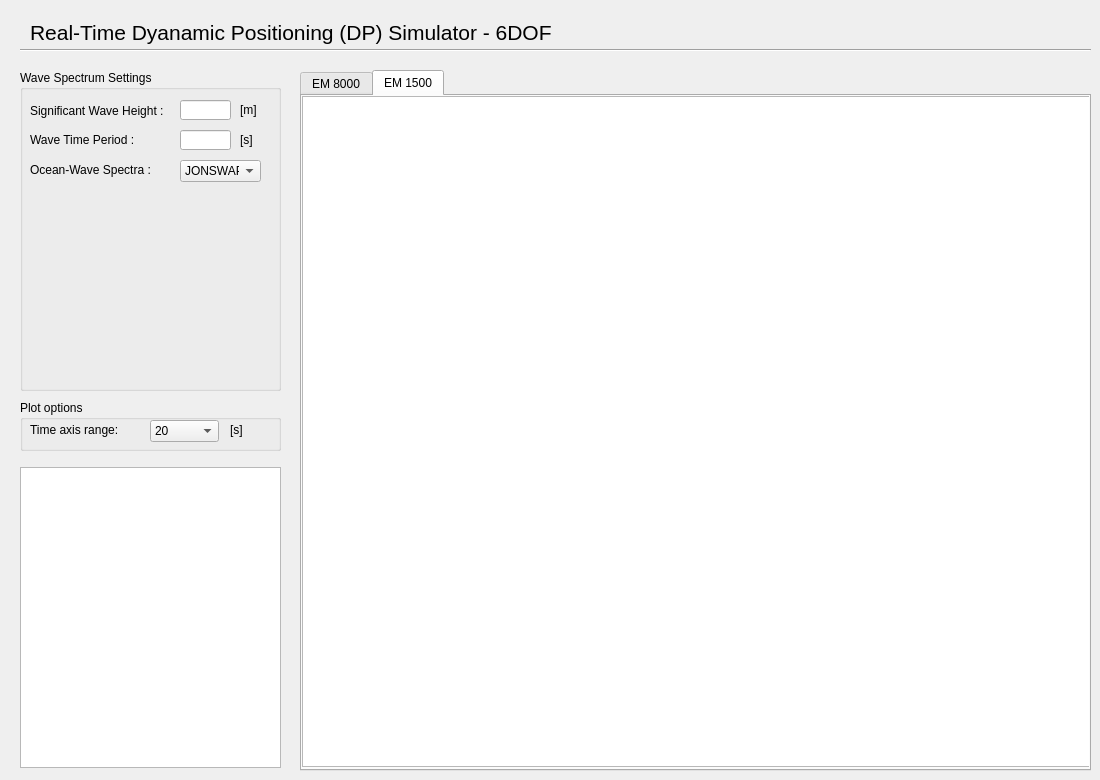
      <widget class="QWidget" name="tab_5">
       <attribute name="title">
        <string>DP Simulator</string>
       </attribute>
       <widget class="Line" name="line_6">
        <property name="geometry">
         <rect>
          <x>20</x>
          <y>40</y>
          <width>1071</width>
          <height>21</height>
         </rect>
        </property>
        <property name="orientation">
         <enum>Qt::Horizontal</enum>
        </property>
       </widget>
       <widget class="QLabel" name="label_58">
        <property name="geometry">
         <rect>
          <x>30</x>
          <y>20</y>
          <width>681</width>
          <height>25</height>
         </rect>
        </property>
        <property name="font">
         <font>
          <pointsize>16</pointsize>
          <weight>50</weight>
          <bold>false</bold>
         </font>
        </property>
        <property name="text">
         <string>Real-Time Dyanamic Positioning (DP) Simulator - 6DOF</string>
        </property>
       </widget>
       <widget class="QTabWidget" name="tab_6">
        <property name="geometry">
         <rect>
          <x>300</x>
          <y>70</y>
          <width>791</width>
          <height>701</height>
         </rect>
        </property>
        <property name="currentIndex">
         <number>1</number>
        </property>
        <widget class="QWidget" name="widget_2">
         <attribute name="title">
          <string>EM 8000</string>
         </attribute>
         <widget class="GraphicsLayoutWidget" name="DP1_SimStates">
          <property name="geometry">
           <rect>
            <x>0</x>
            <y>0</y>
            <width>791</width>
            <height>671</height>
           </rect>
          </property>
         </widget>
        </widget>
        <widget class="QWidget" name="tab_7">
         <attribute name="title">
          <string>EM 1500</string>
         </attribute>
         <widget class="GraphicsLayoutWidget" name="DP2_SimStates">
          <property name="geometry">
           <rect>
            <x>0</x>
            <y>0</y>
            <width>791</width>
            <height>671</height>
           </rect>
          </property>
         </widget>
        </widget>
       </widget>
       <widget class="QGroupBox" name="groupBox_23">
        <property name="geometry">
         <rect>
          <x>20</x>
          <y>70</y>
          <width>261</width>
          <height>321</height>
         </rect>
        </property>
        <property name="title">
         <string>Wave Spectrum Settings</string>
        </property>
        <widget class="QLabel" name="label_149">
         <property name="geometry">
          <rect>
           <x>220</x>
           <y>60</y>
           <width>31</width>
           <height>20</height>
          </rect>
         </property>
         <property name="text">
          <string>[s]</string>
         </property>
         <property name="alignment">
          <set>Qt::AlignLeading|Qt::AlignLeft|Qt::AlignVCenter</set>
         </property>
        </widget>
        <widget class="QLabel" name="label_151">
         <property name="geometry">
          <rect>
           <x>220</x>
           <y>30</y>
           <width>31</width>
           <height>20</height>
          </rect>
         </property>
         <property name="text">
          <string>[m]</string>
         </property>
         <property name="alignment">
          <set>Qt::AlignLeading|Qt::AlignLeft|Qt::AlignVCenter</set>
         </property>
        </widget>
        <widget class="QLabel" name="label_152">
         <property name="geometry">
          <rect>
           <x>10</x>
           <y>31</y>
           <width>151</width>
           <height>20</height>
          </rect>
         </property>
         <property name="text">
          <string>Significant Wave Height :</string>
         </property>
         <property name="alignment">
          <set>Qt::AlignLeading|Qt::AlignLeft|Qt::AlignVCenter</set>
         </property>
        </widget>
        <widget class="QLabel" name="label_159">
         <property name="geometry">
          <rect>
           <x>10</x>
           <y>60</y>
           <width>151</width>
           <height>20</height>
          </rect>
         </property>
         <property name="text">
          <string>Wave Time Period :</string>
         </property>
         <property name="alignment">
          <set>Qt::AlignLeading|Qt::AlignLeft|Qt::AlignVCenter</set>
         </property>
        </widget>
        <widget class="QLabel" name="label_160">
         <property name="geometry">
          <rect>
           <x>10</x>
           <y>90</y>
           <width>141</width>
           <height>20</height>
          </rect>
         </property>
         <property name="text">
          <string>Ocean-Wave Spectra :</string>
         </property>
         <property name="alignment">
          <set>Qt::AlignLeading|Qt::AlignLeft|Qt::AlignVCenter</set>
         </property>
        </widget>
        <widget class="QComboBox" name="EM8000_wave_spectra">
         <property name="geometry">
          <rect>
           <x>160</x>
           <y>90</y>
           <width>81</width>
           <height>22</height>
          </rect>
         </property>
         <property name="currentText">
          <string>JONSWAP</string>
         </property>
         <property name="currentIndex">
          <number>0</number>
         </property>
         <item>
          <property name="text">
           <string>JONSWAP</string>
          </property>
         </item>
         <item>
          <property name="text">
           <string>PMS</string>
          </property>
         </item>
        </widget>
        <widget class="QLineEdit" name="EM8000_wave_height">
         <property name="geometry">
          <rect>
           <x>160</x>
           <y>30</y>
           <width>51</width>
           <height>20</height>
          </rect>
         </property>
         <property name="clearButtonEnabled">
          <bool>false</bool>
         </property>
        </widget>
        <widget class="QLineEdit" name="EM8000_wave_period">
         <property name="geometry">
          <rect>
           <x>160</x>
           <y>60</y>
           <width>51</width>
           <height>20</height>
          </rect>
         </property>
         <property name="clearButtonEnabled">
          <bool>false</bool>
         </property>
        </widget>
       </widget>
       <widget class="QGroupBox" name="groupBox_15">
        <property name="geometry">
         <rect>
          <x>20</x>
          <y>400</y>
          <width>261</width>
          <height>51</height>
         </rect>
        </property>
        <property name="title">
         <string>Plot options</string>
        </property>
        <widget class="QLabel" name="label_109">
         <property name="geometry">
          <rect>
           <x>10</x>
           <y>20</y>
           <width>101</width>
           <height>20</height>
          </rect>
         </property>
         <property name="text">
          <string>Time axis range:</string>
         </property>
         <property name="alignment">
          <set>Qt::AlignLeading|Qt::AlignLeft|Qt::AlignVCenter</set>
         </property>
        </widget>
        <widget class="QComboBox" name="EM8000_plot_time_range_ship">
         <property name="geometry">
          <rect>
           <x>130</x>
           <y>20</y>
           <width>69</width>
           <height>22</height>
          </rect>
         </property>
         <property name="currentText">
          <string>20</string>
         </property>
         <property name="currentIndex">
          <number>1</number>
         </property>
         <item>
          <property name="text">
           <string>10</string>
          </property>
         </item>
         <item>
          <property name="text">
           <string>20</string>
          </property>
         </item>
         <item>
          <property name="text">
           <string>30</string>
          </property>
         </item>
         <item>
          <property name="text">
           <string>40</string>
          </property>
         </item>
         <item>
          <property name="text">
           <string>50</string>
          </property>
         </item>
         <item>
          <property name="text">
           <string>60</string>
          </property>
         </item>
        </widget>
        <widget class="QLabel" name="label_110">
         <property name="geometry">
          <rect>
           <x>210</x>
           <y>20</y>
           <width>31</width>
           <height>20</height>
          </rect>
         </property>
         <property name="text">
          <string>[s]</string>
         </property>
         <property name="alignment">
          <set>Qt::AlignLeading|Qt::AlignLeft|Qt::AlignVCenter</set>
         </property>
        </widget>
       </widget>
       <widget class="GraphicsLayoutWidget" name="DP1_wavespectrum">
        <property name="geometry">
         <rect>
          <x>20</x>
          <y>467</y>
          <width>261</width>
          <height>301</height>
         </rect>
        </property>
       </widget>
      </widget>
